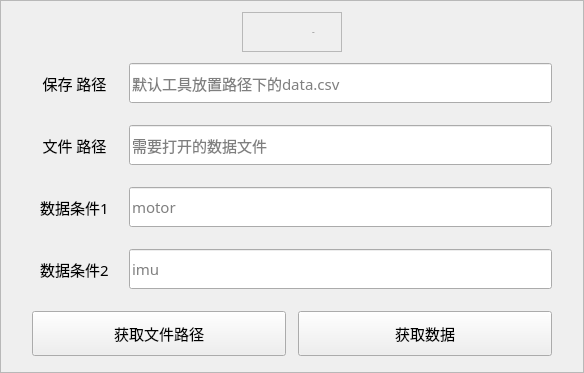
                           <widget class="QFrame" name="frame_7">
                            <property name="sizePolicy">
                             <sizepolicy hsizetype="Preferred" vsizetype="Preferred">
                              <horstretch>0</horstretch>
                              <verstretch>0</verstretch>
                             </sizepolicy>
                            </property>
                            <property name="styleSheet">
                             <string notr="true"/>
                            </property>
                            <property name="frameShape">
                             <enum>QFrame::StyledPanel</enum>
                            </property>
                            <property name="frameShadow">
                             <enum>QFrame::Raised</enum>
                            </property>
                            <layout class="QVBoxLayout" name="verticalLayout_22">
                             <item>
                              <layout class="QHBoxLayout" name="horizontalLayout_8">
                               <item>
                                <spacer name="horizontalSpacer_5">
                                 <property name="orientation">
                                  <enum>Qt::Horizontal</enum>
                                 </property>
                                 <property name="sizeType">
                                  <enum>QSizePolicy::Minimum</enum>
                                 </property>
                                 <property name="sizeHint" stdset="0">
                                  <size>
                                   <width>230</width>
                                   <height>20</height>
                                  </size>
                                 </property>
                                </spacer>
                               </item>
                               <item>
                                <widget class="QFrame" name="frame_9">
                                 <property name="sizePolicy">
                                  <sizepolicy hsizetype="Minimum" vsizetype="Minimum">
                                   <horstretch>0</horstretch>
                                   <verstretch>0</verstretch>
                                  </sizepolicy>
                                 </property>
                                 <property name="minimumSize">
                                  <size>
                                   <width>100</width>
                                   <height>40</height>
                                  </size>
                                 </property>
                                 <property name="maximumSize">
                                  <size>
                                   <width>100</width>
                                   <height>40</height>
                                  </size>
                                 </property>
                                 <property name="frameShape">
                                  <enum>QFrame::StyledPanel</enum>
                                 </property>
                                 <property name="frameShadow">
                                  <enum>QFrame::Raised</enum>
                                 </property>
                                 <layout class="QHBoxLayout" name="horizontalLayout_7">
                                  <property name="leftMargin">
                                   <number>20</number>
                                  </property>
                                  <property name="topMargin">
                                   <number>0</number>
                                  </property>
                                  <property name="rightMargin">
                                   <number>30</number>
                                  </property>
                                  <property name="bottomMargin">
                                   <number>0</number>
                                  </property>
                                  <item>
                                   <widget class="QLabel" name="label_15">
                                    <property name="minimumSize">
                                     <size>
                                      <width>40</width>
                                      <height>40</height>
                                     </size>
                                    </property>
                                    <property name="font">
                                     <font>
                                      <family>微软雅黑</family>
                                      <pointsize>11</pointsize>
                                      <weight>50</weight>
                                      <italic>false</italic>
                                      <bold>false</bold>
                                     </font>
                                    </property>
                                    <property name="styleSheet">
                                     <string notr="true">image: url(:/icons/images/icons/cil-wallet.png);</string>
                                    </property>
                                    <property name="text">
                                     <string/>
                                    </property>
                                    <property name="alignment">
                                     <set>Qt::AlignRight|Qt::AlignTrailing|Qt::AlignVCenter</set>
                                    </property>
                                   </widget>
                                  </item>
                                  <item>
                                   <widget class="QLabel" name="info_text">
                                    <property name="minimumSize">
                                     <size>
                                      <width>47</width>
                                      <height>35</height>
                                     </size>
                                    </property>
                                    <property name="font">
                                     <font>
                                      <family>微软雅黑</family>
                                      <pointsize>-1</pointsize>
                                      <weight>50</weight>
                                      <italic>false</italic>
                                      <bold>false</bold>
                                     </font>
                                    </property>
                                    <property name="text">
                                     <string>Info</string>
                                    </property>
                                    <property name="alignment">
                                     <set>Qt::AlignCenter</set>
                                    </property>
                                   </widget>
                                  </item>
                                 </layout>
                                </widget>
                               </item>
                               <item>
                                <spacer name="horizontalSpacer_6">
                                 <property name="orientation">
                                  <enum>Qt::Horizontal</enum>
                                 </property>
                                 <property name="sizeType">
                                  <enum>QSizePolicy::Minimum</enum>
                                 </property>
                                 <property name="sizeHint" stdset="0">
                                  <size>
                                   <width>230</width>
                                   <height>20</height>
                                  </size>
                                 </property>
                                </spacer>
                               </item>
                              </layout>
                             </item>
                             <item>
                              <layout class="QHBoxLayout" name="horizontalLayout_16">
                               <property name="spacing">
                                <number>8</number>
                               </property>
                               <property name="leftMargin">
                                <number>8</number>
                               </property>
                               <property name="topMargin">
                                <number>0</number>
                               </property>
                               <property name="rightMargin">
                                <number>8</number>
                               </property>
                               <property name="bottomMargin">
                                <number>0</number>
                               </property>
                               <item>
                                <layout class="QVBoxLayout" name="verticalLayout_23">
                                 <property name="spacing">
                                  <number>12</number>
                                 </property>
                                 <property name="leftMargin">
                                  <number>12</number>
                                 </property>
                                 <property name="topMargin">
                                  <number>0</number>
                                 </property>
                                 <property name="rightMargin">
                                  <number>12</number>
                                 </property>
                                 <property name="bottomMargin">
                                  <number>0</number>
                                 </property>
                                 <item>
                                  <layout class="QHBoxLayout" name="horizontalLayout_10">
                                   <property name="topMargin">
                                    <number>5</number>
                                   </property>
                                   <property name="bottomMargin">
                                    <number>5</number>
                                   </property>
                                   <item>
                                    <widget class="QLabel" name="label_10">
                                     <property name="minimumSize">
                                      <size>
                                       <width>85</width>
                                       <height>30</height>
                                      </size>
                                     </property>
                                     <property name="font">
                                      <font>
                                       <family>微软雅黑</family>
                                       <pointsize>11</pointsize>
                                       <weight>50</weight>
                                       <italic>false</italic>
                                       <bold>false</bold>
                                      </font>
                                     </property>
                                     <property name="text">
                                      <string>保存 路径</string>
                                     </property>
                                     <property name="alignment">
                                      <set>Qt::AlignCenter</set>
                                     </property>
                                    </widget>
                                   </item>
                                   <item>
                                    <widget class="QLineEdit" name="line_filename">
                                     <property name="minimumSize">
                                      <size>
                                       <width>284</width>
                                       <height>40</height>
                                      </size>
                                     </property>
                                     <property name="font">
                                      <font>
                                       <family>微软雅黑</family>
                                       <pointsize>11</pointsize>
                                       <weight>50</weight>
                                       <italic>false</italic>
                                       <bold>false</bold>
                                      </font>
                                     </property>
                                     <property name="toolTip">
                                      <string>多个路径的情况下注意重新命名文件</string>
                                     </property>
                                     <property name="styleSheet">
                                      <string notr="true"/>
                                     </property>
                                     <property name="placeholderText">
                                      <string>默认工具放置路径下的data.csv</string>
                                     </property>
                                    </widget>
                                   </item>
                                  </layout>
                                 </item>
                                 <item>
                                  <layout class="QHBoxLayout" name="horizontalLayout_15">
                                   <property name="topMargin">
                                    <number>5</number>
                                   </property>
                                   <property name="bottomMargin">
                                    <number>5</number>
                                   </property>
                                   <item>
                                    <widget class="QLabel" name="label_11">
                                     <property name="minimumSize">
                                      <size>
                                       <width>85</width>
                                       <height>30</height>
                                      </size>
                                     </property>
                                     <property name="font">
                                      <font>
                                       <family>微软雅黑</family>
                                       <pointsize>11</pointsize>
                                       <weight>50</weight>
                                       <italic>false</italic>
                                       <bold>false</bold>
                                      </font>
                                     </property>
                                     <property name="text">
                                      <string>文件 路径</string>
                                     </property>
                                     <property name="alignment">
                                      <set>Qt::AlignCenter</set>
                                     </property>
                                    </widget>
                                   </item>
                                   <item>
                                    <widget class="QLineEdit" name="line_filepath">
                                     <property name="minimumSize">
                                      <size>
                                       <width>284</width>
                                       <height>40</height>
                                      </size>
                                     </property>
                                     <property name="font">
                                      <font>
                                       <family>微软雅黑</family>
                                       <pointsize>11</pointsize>
                                       <weight>50</weight>
                                       <italic>false</italic>
                                       <bold>false</bold>
                                      </font>
                                     </property>
                                     <property name="styleSheet">
                                      <string notr="true"/>
                                     </property>
                                     <property name="placeholderText">
                                      <string>需要打开的数据文件</string>
                                     </property>
                                    </widget>
                                   </item>
                                  </layout>
                                 </item>
                                 <item>
                                  <layout class="QHBoxLayout" name="horizontalLayout_17">
                                   <property name="topMargin">
                                    <number>5</number>
                                   </property>
                                   <property name="bottomMargin">
                                    <number>5</number>
                                   </property>
                                   <item>
                                    <widget class="QLabel" name="label_12">
                                     <property name="minimumSize">
                                      <size>
                                       <width>85</width>
                                       <height>30</height>
                                      </size>
                                     </property>
                                     <property name="font">
                                      <font>
                                       <family>微软雅黑</family>
                                       <pointsize>11</pointsize>
                                       <weight>50</weight>
                                       <italic>false</italic>
                                       <bold>false</bold>
                                      </font>
                                     </property>
                                     <property name="text">
                                      <string>数据条件1</string>
                                     </property>
                                     <property name="alignment">
                                      <set>Qt::AlignCenter</set>
                                     </property>
                                    </widget>
                                   </item>
                                   <item>
                                    <widget class="QLineEdit" name="line_data1">
                                     <property name="minimumSize">
                                      <size>
                                       <width>284</width>
                                       <height>40</height>
                                      </size>
                                     </property>
                                     <property name="font">
                                      <font>
                                       <family>微软雅黑</family>
                                       <pointsize>11</pointsize>
                                       <weight>50</weight>
                                       <italic>false</italic>
                                       <bold>false</bold>
                                      </font>
                                     </property>
                                     <property name="toolTip">
                                      <string>注意不要&lt;&gt;</string>
                                     </property>
                                     <property name="styleSheet">
                                      <string notr="true"/>
                                     </property>
                                     <property name="placeholderText">
                                      <string>motor</string>
                                     </property>
                                    </widget>
                                   </item>
                                  </layout>
                                 </item>
                                 <item>
                                  <layout class="QHBoxLayout" name="horizontalLayout_18">
                                   <property name="topMargin">
                                    <number>5</number>
                                   </property>
                                   <property name="bottomMargin">
                                    <number>5</number>
                                   </property>
                                   <item>
                                    <widget class="QLabel" name="label_13">
                                     <property name="minimumSize">
                                      <size>
                                       <width>85</width>
                                       <height>30</height>
                                      </size>
                                     </property>
                                     <property name="font">
                                      <font>
                                       <family>微软雅黑</family>
                                       <pointsize>11</pointsize>
                                       <weight>50</weight>
                                       <italic>false</italic>
                                       <bold>false</bold>
                                      </font>
                                     </property>
                                     <property name="text">
                                      <string>数据条件2</string>
                                     </property>
                                     <property name="alignment">
                                      <set>Qt::AlignCenter</set>
                                     </property>
                                    </widget>
                                   </item>
                                   <item>
                                    <widget class="QLineEdit" name="line_data2">
                                     <property name="minimumSize">
                                      <size>
                                       <width>284</width>
                                       <height>40</height>
                                      </size>
                                     </property>
                                     <property name="font">
                                      <font>
                                       <family>微软雅黑</family>
                                       <pointsize>11</pointsize>
                                       <weight>50</weight>
                                       <italic>false</italic>
                                       <bold>false</bold>
                                      </font>
                                     </property>
                                     <property name="toolTip">
                                      <string>注意不要&lt;&gt;</string>
                                     </property>
                                     <property name="statusTip">
                                      <string/>
                                     </property>
                                     <property name="styleSheet">
                                      <string notr="true"/>
                                     </property>
                                     <property name="placeholderText">
                                      <string>imu</string>
                                     </property>
                                    </widget>
                                   </item>
                                  </layout>
                                 </item>
                                 <item>
                                  <layout class="QHBoxLayout" name="horizontalLayout_19">
                                   <property name="topMargin">
                                    <number>5</number>
                                   </property>
                                   <property name="bottomMargin">
                                    <number>5</number>
                                   </property>
                                   <item>
                                    <widget class="QPushButton" name="btn_get">
                                     <property name="minimumSize">
                                      <size>
                                       <width>200</width>
                                       <height>45</height>
                                      </size>
                                     </property>
                                     <property name="font">
                                      <font>
                                       <family>微软雅黑</family>
                                       <pointsize>11</pointsize>
                                       <weight>50</weight>
                                       <italic>false</italic>
                                       <bold>false</bold>
                                      </font>
                                     </property>
                                     <property name="cursor">
                                      <cursorShape>PointingHandCursor</cursorShape>
                                     </property>
                                     <property name="styleSheet">
                                      <string notr="true"/>
                                     </property>
                                     <property name="text">
                                      <string>获取文件路径</string>
                                     </property>
                                    </widget>
                                   </item>
                                   <item>
                                    <widget class="QPushButton" name="btn_get_all_data">
                                     <property name="minimumSize">
                                      <size>
                                       <width>200</width>
                                       <height>45</height>
                                      </size>
                                     </property>
                                     <property name="font">
                                      <font>
                                       <family>微软雅黑</family>
                                       <pointsize>11</pointsize>
                                       <weight>50</weight>
                                       <italic>false</italic>
                                       <bold>false</bold>
                                      </font>
                                     </property>
                                     <property name="cursor">
                                      <cursorShape>PointingHandCursor</cursorShape>
                                     </property>
                                     <property name="styleSheet">
                                      <string notr="true"/>
                                     </property>
                                     <property name="text">
                                      <string>获取数据</string>
                                     </property>
                                    </widget>
                                   </item>
                                  </layout>
                                 </item>
                                </layout>
                               </item>
                              </layout>
                             </item>
                            </layout>
                           </widget>
